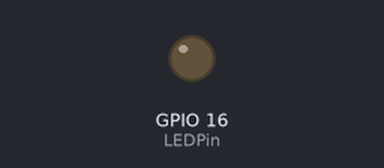
Bench run of a sketch on a simulated ESP8266 (NodeMCU). On the bench: output pins drawn as LEDs (lit = HIGH).

Above: at 0.1 s.
At 15.95 s:
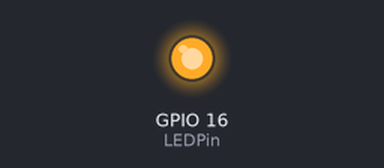
Timing chart, 0 to 17.5 s (numbered marks = the images above):
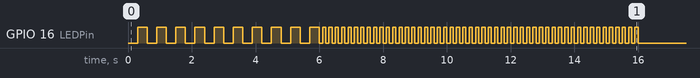

The sketch:

TickerBasic.ino
```cpp
/*
  文件名称：TickerBasic.ino
  功能：ESP8266 定时器控制led
  作者：www.doit.am
  日期：2017-2
  版本：1.0
*/
#include <Ticker.h>
#define LEDPin 16
Ticker timer;

int count = 0;

void flip()
{
  int state = digitalRead(LEDPin);
  digitalWrite(LEDPin, !state);

  ++count;
  //当翻转次数达到20次时，定时器每隔0.1秒翻转一次led
  if (count == 20)
  {
    timer.attach(0.1, flip);
  }
  //当翻转次数达到120次时关闭定时器
  else if (count == 120)
  {
    timer.detach();
  }
}

void setup() {
  pinMode(LEDPin, OUTPUT);
  digitalWrite(LEDPin, LOW);

  //每隔0.3s led状态翻转一次
  timer.attach(0.3, flip);
}

void loop() {
}
```

Measured:
- by itself, GPIO 16 (LEDPin): goes 9 × (HIGH 0.30 s, LOW 0.30 s), HIGH 0.30 s, 50 × (LOW 0.10 s, HIGH 0.10 s), then LOW
